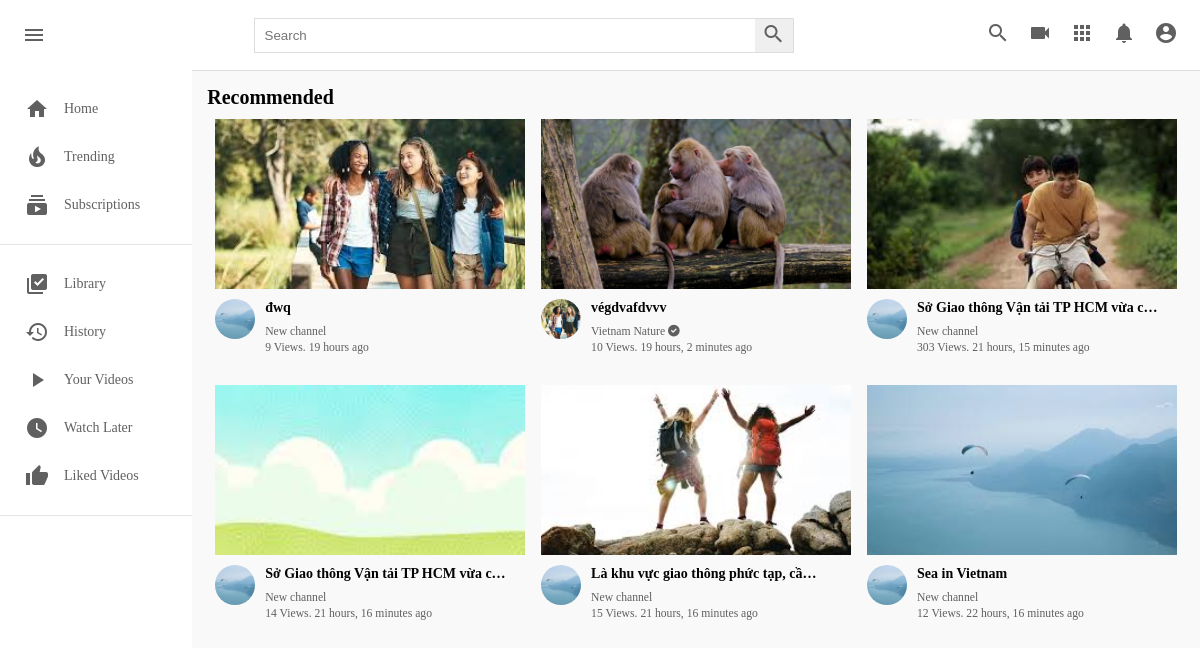
The app's page /, older data.
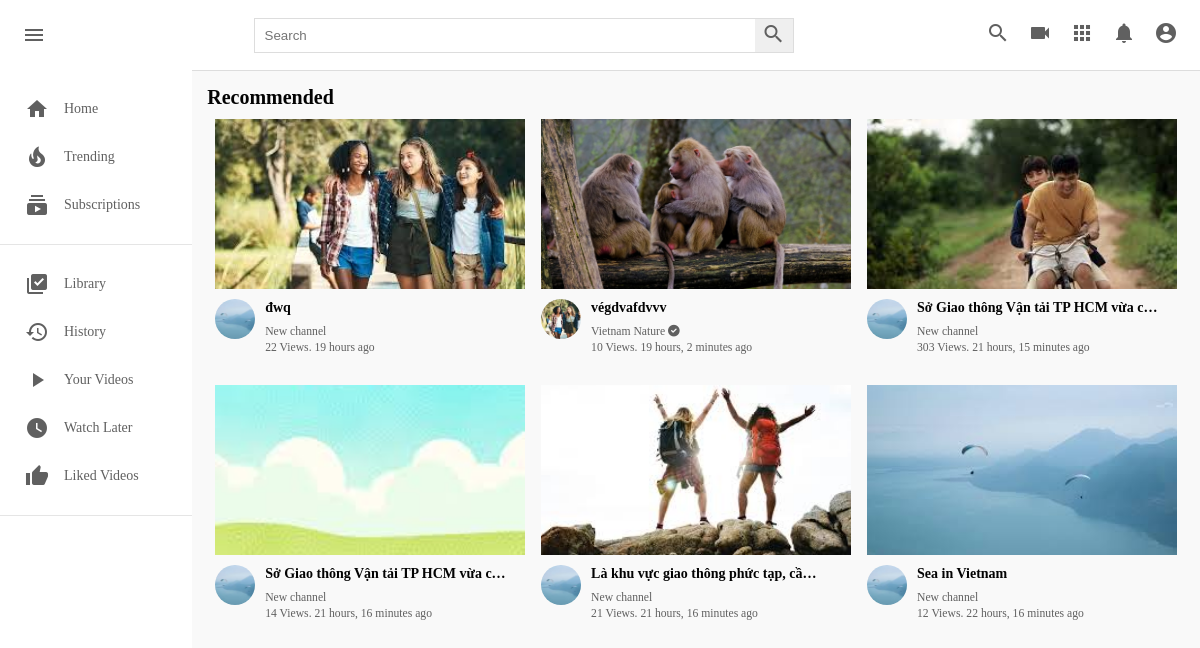
The same page, newer data.
### core/models.py (models this page shows, shortened)
class Video(models.Model):
  video = models.FileField(upload_to=user_directory_path)
  image = models.ImageField(upload_to=user_directory_path, null=True, blank=True)
  title = models.CharField(max_length=100)
  description = models.TextField(null=True, blank=True)
  tags = TaggableManager()
  date = models.DateTimeField(auto_now_add=True)
  visibility = models.CharField(choices=VISIBILITY, max_length=100, default="public")
  user = models.ForeignKey(User, on_delete=models.SET_NULL, null=True)
  views = models.PositiveIntegerField(default=0)
  likes = models.ManyToManyField(User, related_name="likes")
  featured = models.BooleanField(default=False)

### userauths/models.py (models this page shows, shortened)
class User(AbstractUser):
    email = models.EmailField(unique=True, null=True)
    username = models.CharField(max_length=1000)
    USERNAME_FIELD = "email"
    REQUIRED_FIELDS = ["username"]

### channel/models.py (models this page shows, shortened)
class Channel(models.Model):
  image = models.ImageField(upload_to=user_directory_path, null=True, blank=True)
  full_name = models.CharField(max_length=200)
  channel_name = models.CharField(max_length=200)
  description = models.TextField(null=True, blank=True)
  keywords = TaggableManager()
  joined = models.DateTimeField(auto_now_add=True)
  status = models.CharField(choices=STATUS, max_length=100, default="active")
  user = models.OneToOneField(User, on_delete=models.SET_NULL, null=True, related_name="channel")
  subscribers = models.ManyToManyField(User, related_name="user_subs")
  verified = models.BooleanField(default=False)

### core/views.py (the view)
# urls.py: path("", views.index, name="home"),
def index(request):
  video = Video.objects.filter(visibility="public").order_by("-date")
  context = {
    "video":video
  }
  return render(request, "index.html", context)

### templates/index.html (shortened to what this page needs)
{% load static %}
<!DOCTYPE html>
<html lang="en">
<head>
    <link rel="stylesheet" href="{% static 'css/style.css' %}" type="text/css">
    <link rel="stylesheet" href="https://use.fontawesome.com/releases/v6.0.0/css/all.css" />
</head>
<body>
    <div class="header">
        <div class="header__left">
            <i id="menu" class="material-icons">menu</i>
            <a href="index.html">
            </a>
        </div>
        <div class="header__search">
            <form action="">
                <input type="text" placeholder="Search">
                <button><i class="material-icons">search</i></button>
            </form>
        </div>
        <div class="header__icons">
            <i class="material-icons display-this">search</i>
            <i class="material-icons ">videocam</i>
            <i class="material-icons">apps</i>
            <i class="material-icons display-this">notifications</i>
            <a href="channel.html"><i id="drop-down" class="material-icons display-this">account_circle</i></a>
        </div>
    </div>
    <div class="mainBody">
        <div class="sidebar">
            <div class="sidebar__categories">
                <a href="index.html">
                    <div class="sidebar__category">
                        <i class="material-icons">home</i>
                        <span>Home</span>
                    </div>
                </a>
                <div class="sidebar__category">
                    <i class="material-icons">local_fire_department</i>
                    <span>Trending</span>
                </div>
                <div class="sidebar__category">
                    <i class="material-icons">subscriptions</i>
                    <span>Subscriptions</span>
                </div>
            </div>
            <hr>
            <div class="sidebar__categories">
                <div class="sidebar__category">
                    <i class="material-icons">library_add_check</i>
                    <span>Library</span>
                </div>
                <div class="sidebar__category">
                    <i class="material-icons">history</i>
                    <span>History</span>
                </div>
                <a href="channel-videos.html">
                    <div class="sidebar__category">
                        <i class="material-icons">play_arrow</i>
                        <span>Your Videos</span>
                    </div>
                </a>
                <div class="sidebar__category">
                    <i class="material-icons">watch_later</i>
                    <span>Watch Later</span>
                </div>
                <div class="sidebar__category">
                    <i class="material-icons">thumb_up</i>
                    <span>Liked Videos</span>
                </div>
            </div>
            <hr>
        </div>
        <div class="videos">
            <div class="drop-down-container">
                <h1>Recommended</h1>
            </div>
            <div class="videos__container">
                {% for v in video %}
                <div class="video">
                    <div class="video__thumbnail">
                        <a href="{% url 'video-detail' v.id %}">
                        <img src="{{ v.image.url }}" alt="">
                    </div>
                    <div class="video__details">
                        <div class="author">
                            <img src="{{ v.user.channel.image.url }}" alt="">
                        </div>
                        <div class="title">
                            <a href="{% url 'video-detail' v.id %}">
                                <h3>{{ v.title|truncatechars:35 }}</h3>
                            </a>
                            <a href="">
                                <small>
                                    {{ v.user.channel.channel_name }}
                                    {% if v.user.channel.verified == True %}
                                        <i class="fas fa-check-circle"></i>
                                    {% endif %}
                                </small>
                            </a>
                            <span><small>{{ v.views }} Views. {{ v.date|timesince }} ago</small></span>
                        </div>
                    </div>
                </div>
                {% endfor %}
            </div>
        </div>
    </div>
</body>
</html>

### static/css/style.css (style rules this page uses)
* { margin: 0; padding: 0; box-sizing: border-box; }
body { font-family: poppins; }
.material-icons { color: rgb(96, 96, 96); }
.header { display: flex; justify-content: space-between; align-items: center; height: 70px; padding: 15px; }
.header__left { display: flex; align-items: center; }
.header i { padding: 0 7px; cursor: pointer; }
.header__search form { border: 1px solid #ddd; height: 35px; margin: 0; padding: 0; display: flex; }
.header__search input { width: 500px; padding: 10px; margin: 0; border-radius: 0; border: none; height: 100%; }
.header__search button { padding: 0; margin: 0; height: 100%; border: none; border-radius: 0; }
.mainBody { height: calc(100vh - 70px); display: flex; overflow: hidden; }
.sidebar { height: 100%; width: 230px; background-color: white; overflow-y: scroll; }
.sidebar__categories { width: 100%; display: flex; flex-direction: column; margin-bottom: 15px; margin-top: 15px; }
.sidebar__category { display: flex; align-items: center; padding: 12px 25px; }
.sidebar__category span { margin-left: 15px; }
hr { height: 1px; background-color: #e5e5e5; border: none; }
.videos { background-color: #f9f9f9; width: 100%; height: 100%; padding: 15px 15px; border-top: 1px solid #ddd; overflow-y: scroll; }
.videos__container { display: flex; flex-direction: row; justify-content: space-around; flex-wrap: wrap; }
.video { width: 310px; margin-bottom: 30px; }
.video__thumbnail { width: 100%; height: 170px; }
.video__thumbnail img { object-fit: cover; height: 100%; width: 100%; }
.author img { object-fit: cover; border-radius: 50%; height: 40px; width: 40px; margin-right: 10px; }
.video__details { display: flex; margin-top: 10px; }
.title { display: flex; flex-direction: column; }
.title h3 { color: rgb(3, 3, 3); line-height: 18px; font-size: 14px; margin-bottom: 6px; }
.title a, span { text-decoration: none; color: rgb(96, 96, 96); font-size: 14px; }
h1 { font-size: 20px; margin-bottom: 10px; color: rgb(3, 3, 3); }
.drop-down-container { display: flex; align-items: center; justify-content: space-between; }
a { text-decoration: none; }

Row changes from the older to the newer data that the page shows:
changed Video "đwq": views "9" → "22"
changed Video "Là khu vực giao thông phức tạp, cầ…": views "15" → "21"
